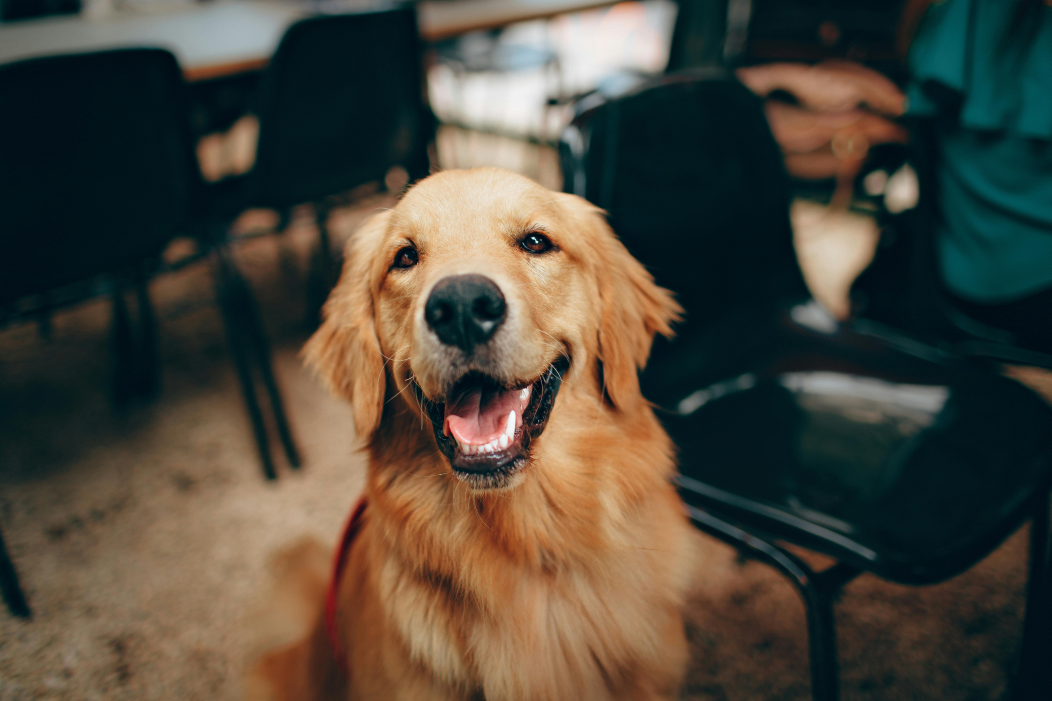
#> input picture opencv-scripts/photos/dog.jpg, 5257 x 3505 px, found by its file name (shown at 1/5 size)
$ python basics.py
#> lines starting #> are read from the running program, lines starting #| are printed output that depends on the picture; after the words box and inside, x2 and y2 are one past the last pixel; in counts of white or black regions, pixels touching at a corner belong together
### opencv-scripts/utilities/image_tools.py
import cv2 as cv
import numpy as np

################################################################################################################
'''
Load Image

Args:
    -- path: path to the image (jpg/png/etc..)

Return:
    -- numpy array of shape (height, width, channels)
'''
################################################################################################################
def load_img(path):
#> called with path = 'photos\\dog.jpg'
    img = cv.imread(path)
#> img is the input picture: shape (3505, 5257, 3); mean B, G, R 60.3, 71.7, 76.5

    if img is None:
        raise FileNotFoundError(f"Could not load image at: {path}")

    return img

################################################################################################################
'''
Resize Function

Args:
    -- frame: numpy array (uint8/uint16/etc..)
    -- scale: scale factor, where the default value is 0.5, halving the dimensions

Returns:
    -- the resized frame
'''
################################################################################################################
def rescaleFrame(frame, scale=0.50) :
#> called with scale = 0.1
    if frame is None:
        raise ValueError("rescale_frame: 'frame' is None.")
    if scale <= 0:
        raise ValueError("rescale_frame: 'scale' must be > 0.")

    # works with images, videos, and live videos
    width = int(frame.shape[1] * scale)
#> width = 525
    height = int(frame.shape[0] * scale)
#> height = 350
    dims = (width, height)
#> dims = (525, 350)

    return cv.resize(frame, dims, interpolation=cv.INTER_AREA)
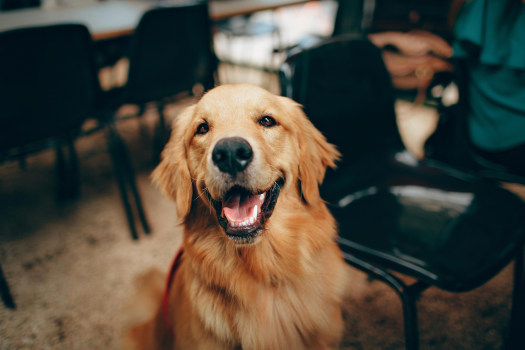
#> returned value: shape (350, 525, 3); mean of channels 0, 1, 2 60.3, 71.7, 76.5; drawn as B, G, R

### opencv-scripts/basics.py
# Note: If wanting to run basics.py, change PATH_TO_IMAGE to the file path to the image you want to use
import cv2 as cv
from utilities.image_tools import rescaleFrame, load_img

################################################################################################################
# rescale function
################################################################################################################
# Called from a custom package (see utilities/imgae_tools.py for reference)

################################################################################################################
# Read Image
################################################################################################################
# img = cv.imread('PATH_TO_IMAGE')
# img = cv.imread('photos\\dog.jpg')
img = load_img('photos\\dog.jpg')

################################################################################################################
# Rescale Image (via rescaleFrame)
################################################################################################################
rescaled_img = rescaleFrame(img, 0.10)
# img = rescaled_img       # use rescaled image for following example because original img is very large

################################################################################################################
# Gray Scale
################################################################################################################
gray = cv.cvtColor(img, cv.COLOR_BGR2GRAY)
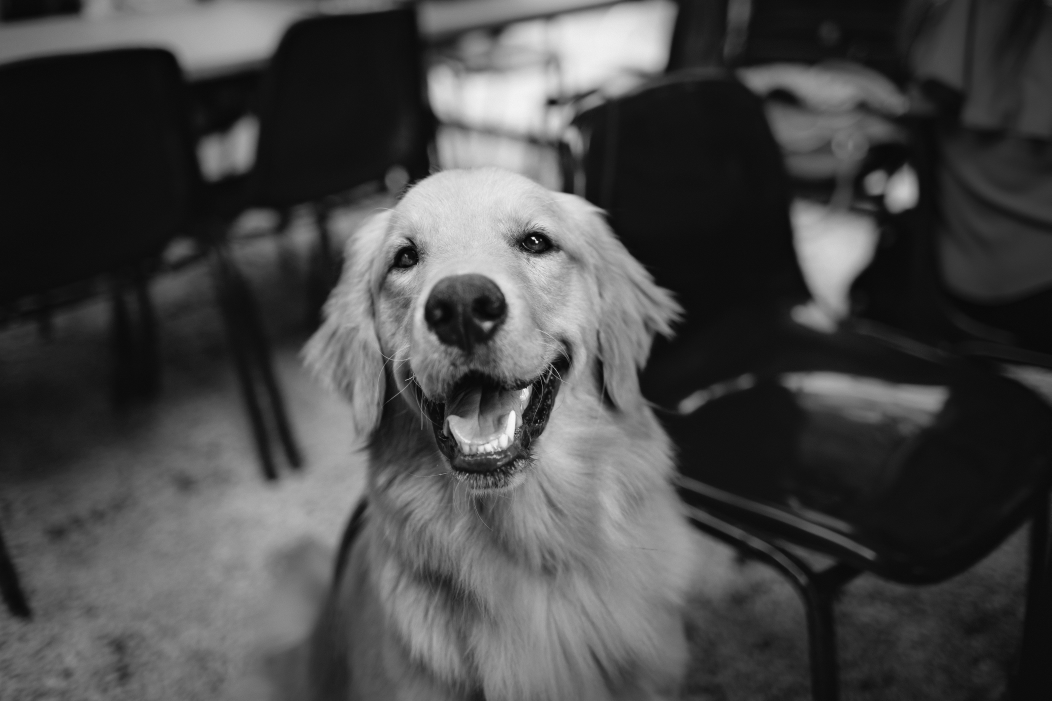
#> gray: shape (3505, 5257) (shown at 1/5 size); min 0, max 255, mean 71.8

################################################################################################################
# Blur Image
################################################################################################################
blur = cv.GaussianBlur(rescaled_img, (7,7), cv.BORDER_DEFAULT)
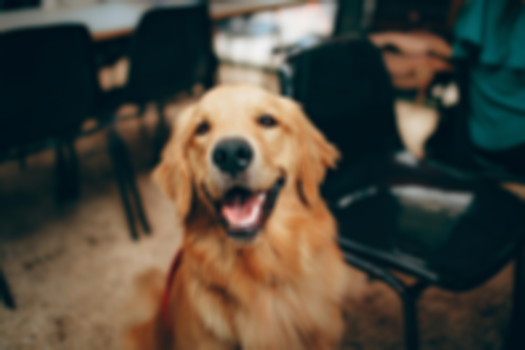
#> blur: shape (350, 525, 3); mean B, G, R 60.3, 71.7, 76.5

################################################################################################################
# Create Edge Cascade (via Canny)
################################################################################################################
canny1 = cv.Canny(img, 125, 175)
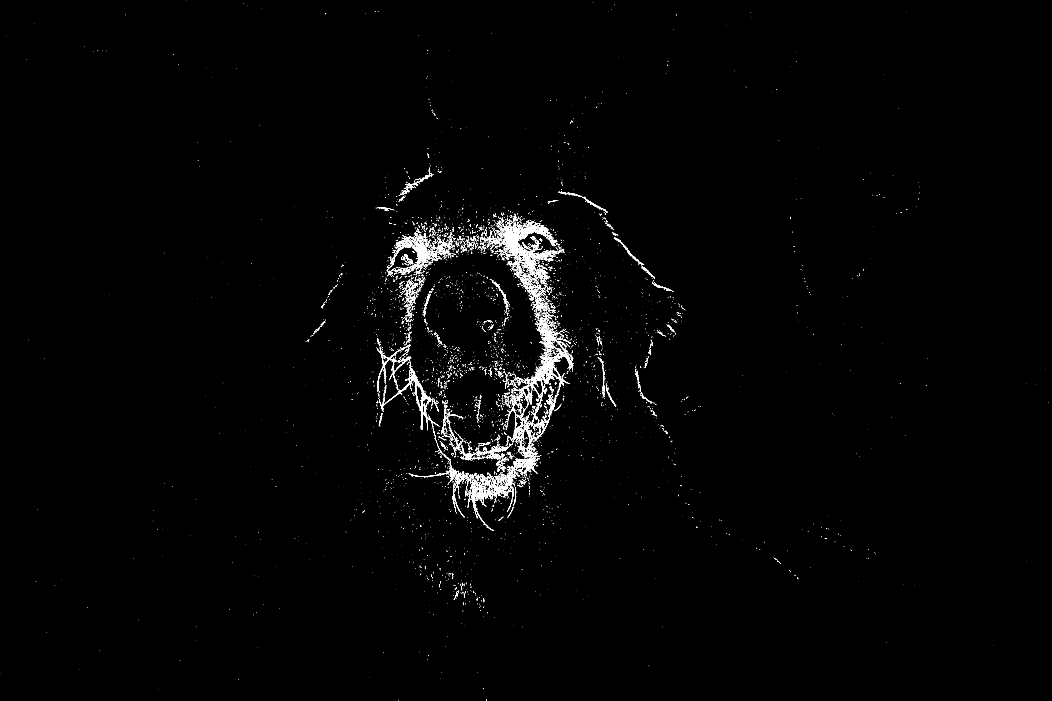
#> canny1: shape (3505, 5257) (shown at 1/5 size); 0.56% white in thin lines or dots
canny2 = cv.Canny(blur, 125, 175)   # remove more edges by passing a blurred img
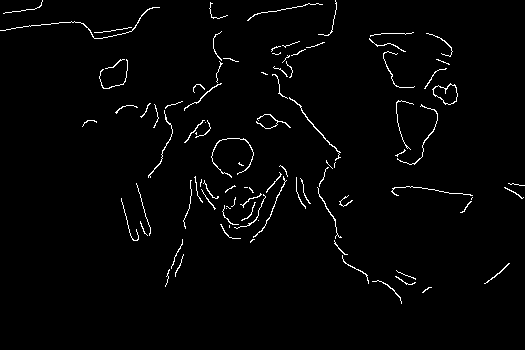
#> canny2: shape (350, 525); 1.9% white in thin lines or dots, all inside (x1, y1, x2, y2) = (0, 0, 525, 304)

################################################################################################################
# Dialate Image
################################################################################################################
dilated = cv.dilate(img, (7,7), iterations=3)

################################################################################################################
# Erode Image
################################################################################################################
eroded = cv.erode(img, (3,3), iterations=1)

################################################################################################################
# Resizing Image (NOTE: DIFFERENT FROM RESCALING -- ASPECT RATIO NOT KEPT)
################################################################################################################
resized = cv.resize(img, (500,500), interpolation=cv.INTER_AREA)     # does not keep aspect ratio
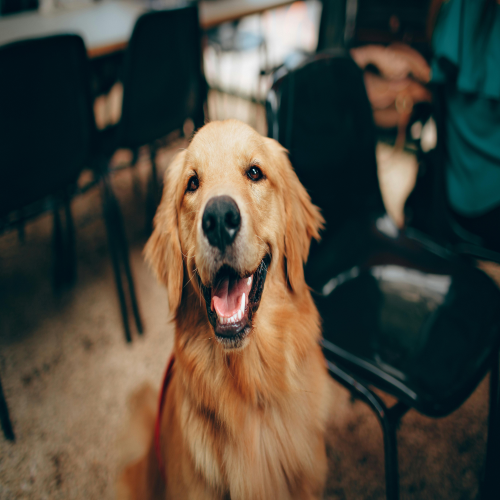
#> resized: shape (500, 500, 3); mean B, G, R 60.3, 71.7, 76.5
# INTER_AREA -- for resizing to smaller
# INTER_LINEAR or INTER_CUBIC for resizing to larger

################################################################################################################
# Show/Display Image
################################################################################################################
# cv.imshow('NAME_OF_IMAGE', img)
# cv.imshow('Dog', img)
cv.imshow('Rescaled_Dog', rescaled_img)
# [18 lines of commented-out code are left out]
cv.waitKey(0)
